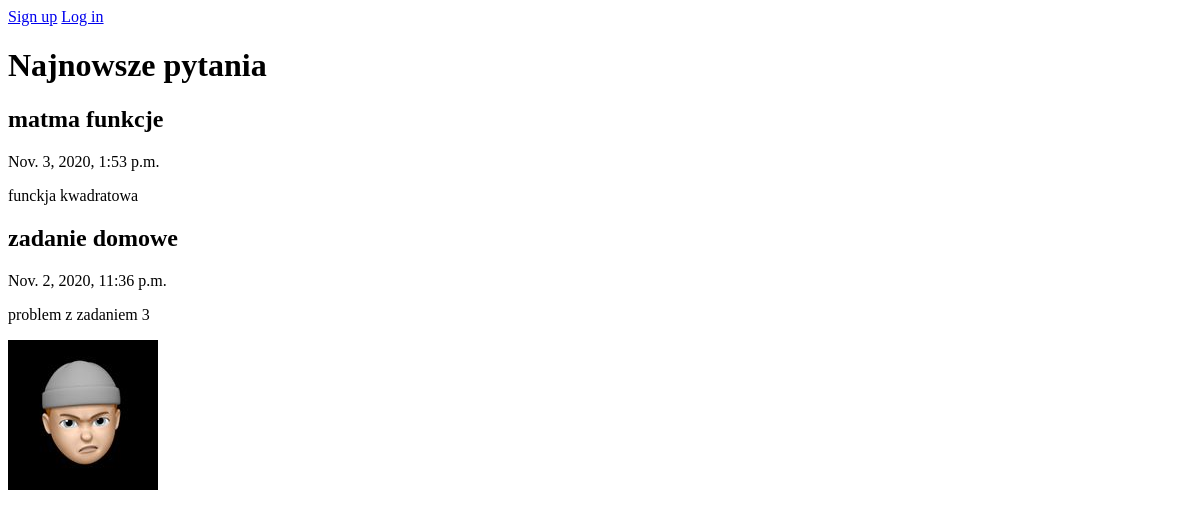
/latest, run on an earlier commit of the app's database.
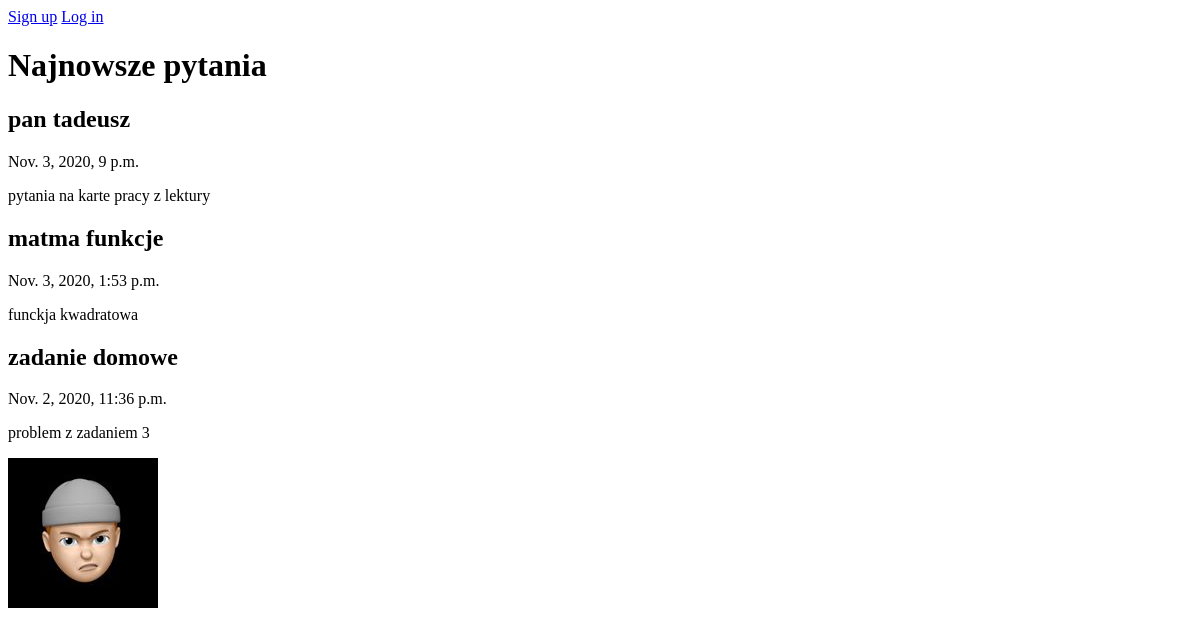
And on a later commit of the database.
### forum/models.py (models this page shows, shortened)
class Question(Model):
    title = CharField(max_length=300)
    desc = TextField()
    image = ImageField(upload_to='images/', blank=True)
    createDate = DateTimeField(auto_now_add=True)
    user = ForeignKey(User, on_delete=CASCADE)
    schools = [
        ('', 'Wybierz szkołę'),
        ('ps', 'Szkoła Podstawowa'),
        ('ms', 'Szkoła Średnia'),
        ('cl', 'Studia'),
    ]
    school = CharField(max_length=2, choices=schools,
                       default='')
    subjects = [
        ('', 'Wybierz przedmiot'),
        ('mat', 'Matematyka'),
        ('fiz', 'Fizyka'),
        ('inf', 'Informatyka'),
        ('pol', 'Język Polski'),
        ('ang', 'Język Angielski'),
        ('nmc', 'Język Niemiecki'),
        ('his', 'Historia'),
        ('bio', 'Biologia'),
        ('che', 'Chemia'),
        ('geo', 'Geografia'),
    ]
    subject = CharField(max_length=3, choices=subjects,
                        default='')

### forum/views.py (the view)
# urls.py: path('latest', views.latest, name='latest'),
def latest(request):
    questions = Question.objects.all().order_by('-createDate')
    return render(request, 'forum/latest.html',
                  {'questions': questions})

### forum/templates/forum/latest.html
{% extends 'forum/base.html' %}
{% block content %}
<h1>Najnowsze pytania</h1>
{% for question in questions %}
<h2>{{question.title}}</h2>
<p>{{question.createDate}}</p>
<p>{{question.desc}}</p>
{% if question.image %}
<img src="{{question.image.url}}">
{% endif %}
{% endfor %}
{% endblock content %}

### forum/templates/forum/base.html
{% if user.is_authenticated %}
<p>Logged in as {{user.username}}</p>
<form action="{% url 'accounts:logoutuser' %}" method="POST">
    {% csrf_token %}
    <button type="submit">Log Out</button>
</form>
<a href="{% url 'latest' %}">Najnowsze pytania</a>
<a href="{% url 'create' %}">Zadaj pytanie</a>
{% else %}
<a href="{% url 'accounts:sign' %}">Sign up</a>
<a href="{% url 'accounts:log' %}">Log in</a>
{% endif %}
{% block content %}{% endblock content %}

What changed in the data, as far as the page shows it:
added Question: title "pan tadeusz", createDate "Nov. 3, 2020, 9 p.m.", desc "pytania na karte pracy z lektury"
